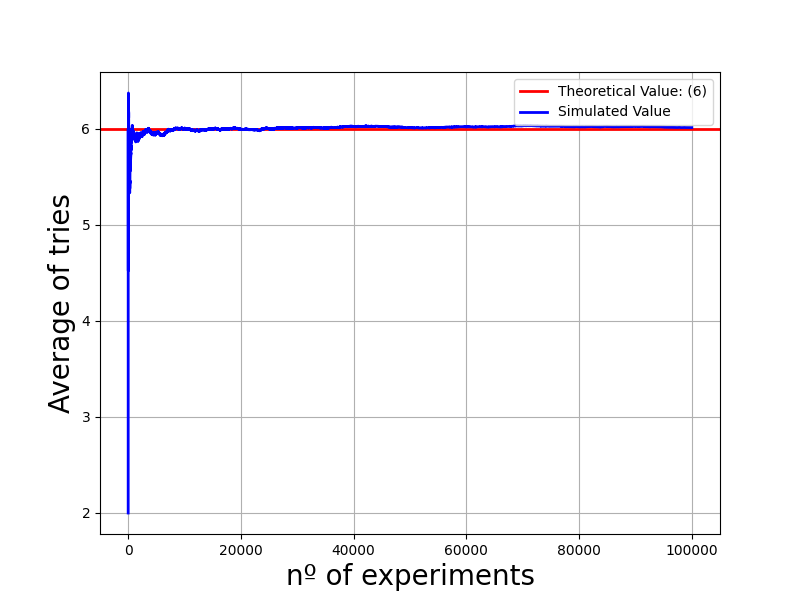

Write Python code to recreate this figure.
import matplotlib
matplotlib.use('Agg') # no UI backend


import numpy as np
import matplotlib.pyplot as plt

theoreticalValue = 6

headProb = 0.5

numberOfTries = 100000



winCnt = 0

triesArray = []
averageTries = []
for experimentCnt in range(numberOfTries):
    
    headCnt = 0 
    numberOfTries = 0 

    # Se perder ou ganhar
    while(headCnt < 2):
        numberOfTries += 1
        if(np.random.uniform() <= headProb):
            headCnt += 1
        else:
            headCnt = 0
    
    triesArray.append(numberOfTries)
    averageTries.append(sum(triesArray)/len(triesArray))


plt.figure(figsize=(8,6))
plt.axhline(y = theoreticalValue, linestyle='-', color='red', linewidth=2, label = 'Theoretical Value'+ ": (" + str(theoreticalValue) + ")")
plt.plot(range(len(averageTries)),averageTries, linestyle='-', color='blue', linewidth=2, label = 'Simulated Value')
plt.xlabel("nº of experiments", fontsize=20)
plt.ylabel("Average of tries", fontsize=20)
plt.legend()
plt.grid(True)
plt.savefig("exercise3.png")  #savefig, don't show

    
        
